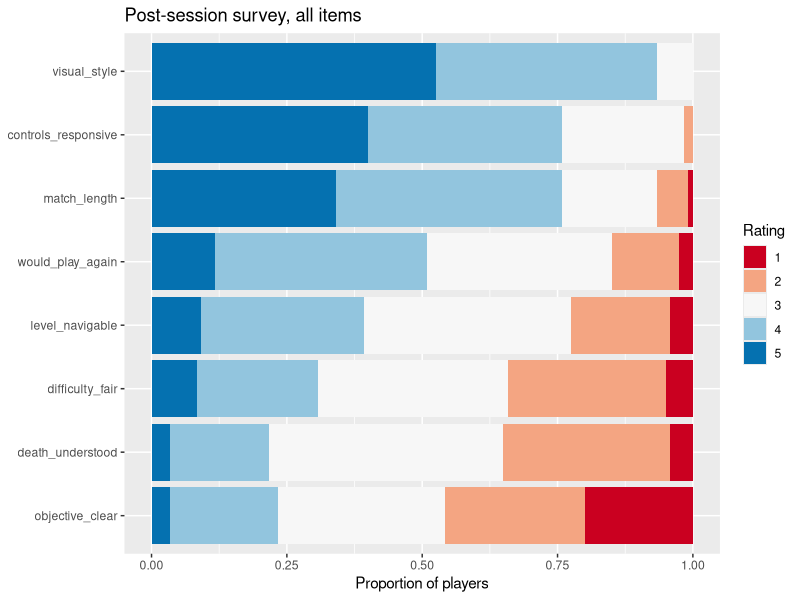

The R script that drew this image:
## ---- chunk 1
#| label: setup
#| include: false
library(readr)
library(dplyr)
library(tidyr)

sessions <- read_csv("data/tidebreak_sessions.csv", show_col_types = FALSE)
survey   <- read_csv("data/tidebreak_survey.csv", show_col_types = FALSE)

long   <- pivot_longer(survey, -session_id, names_to = "item", values_to = "rating")
joined <- left_join(long, select(sessions, session_id, build, quit_reason),
                    by = "session_id")

items <- long |>
  group_by(item) |>
  summarise(mean = mean(rating), agree = mean(rating >= 4),
            disagree = mean(rating <= 2)) |>
  arrange(mean)

by_build <- joined |>
  group_by(item, build) |>
  summarise(mean = mean(rating), .groups = "drop") |>
  pivot_wider(names_from = build, values_from = mean)

obj    <- joined[joined$item == "objective_clear", ]
obj_a  <- mean(obj$rating[obj$build == "A"])
obj_b  <- mean(obj$rating[obj$build == "B"])
obj_fr <- mean(obj$rating[obj$quit_reason == "Frustrated"])
obj_nf <- mean(obj$rating[obj$quit_reason != "Frustrated"])
item_row <- function(i) items[items$item == i, ]

themed <- sessions |>
  mutate(theme = case_when(
    grepl("lost|circles|meant to go|objective", comment) ~ "Lost or unclear",
    grepl("route|exit|signposting", comment)             ~ "Found the way",
    grepl("Died|hard", comment)                          ~ "Difficulty",
    TRUE                                                 ~ "General"
  ))
lost_a  <- sum(themed$theme == "Lost or unclear" & themed$build == "A")
lost_b  <- sum(themed$theme == "Lost or unclear" & themed$build == "B")
found_a <- sum(themed$theme == "Found the way" & themed$build == "A")
found_b <- sum(themed$theme == "Found the way" & themed$build == "B")
helped_a <- sum(sessions$comment == "The signposting helped." & sessions$build == "A")

wt <- t.test(wrong_turns ~ build, data = sessions)

stopifnot(items$item[1] == "objective_clear",
          items$item[nrow(items)] == "visual_style",
          obj_b > obj_a, obj_fr < obj_nf,
          lost_b > lost_a, found_b < found_a, helped_a > 0,
          all(themed$enjoyment[themed$theme == "Found the way"] >= 5),
          all(themed$enjoyment[themed$theme == "Lost or unclear"] < 5),
          wt$estimate[[1]] > wt$estimate[[2]],
          by_build$item[which.max(abs(by_build$B - by_build$A))] == "objective_clear")

fr_check <- table(themed$theme[themed$quit_reason == "Frustrated"])
stopifnot(names(which.max(fr_check)) == "Difficulty")
## ---- chunk 2
#| label: demo-load
library(readr)
library(dplyr)
library(tidyr)
library(ggplot2)

sessions <- read_csv("data/tidebreak_sessions.csv", show_col_types = FALSE)
survey   <- read_csv("data/tidebreak_survey.csv", show_col_types = FALSE)
dim(survey)
## ---- chunk 3
#| label: demo-pivot
long <- survey |>
  pivot_longer(-session_id, names_to = "item", values_to = "rating")

dim(long)
head(long, 3)
## ---- chunk 4
#| label: demo-items
long |>
  group_by(item) |>
  summarise(mean     = mean(rating),
            agree    = mean(rating >= 4),
            disagree = mean(rating <= 2)) |>
  arrange(mean)
## ---- chunk 5
#| label: demo-prop
round(prop.table(table(long$item, long$rating), margin = 1), 2)
## ---- chunk 6
#| label: demo-plot
#| fig-height: 4
long |>
  ggplot(aes(y = reorder(item, rating), fill = factor(rating))) +
  geom_bar(position = "fill") +
  scale_fill_brewer(palette = "RdBu") +
  labs(title = "Post-session survey, all items",
       x = "Proportion of players", y = NULL, fill = "Rating")
## ---- chunk 7
#| label: demo-join
long |>
  left_join(select(sessions, session_id, build), by = "session_id") |>
  filter(item == "objective_clear") |>
  group_by(build) |>
  summarise(n = n(), mean = mean(rating), disagree = mean(rating <= 2))
## ---- chunk 8
#| label: demo-themes
themed <- sessions |>
  mutate(theme = case_when(
    grepl("lost|circles|meant to go|objective", comment) ~ "Lost or unclear",
    grepl("route|exit|signposting", comment)             ~ "Found the way",
    grepl("Died|hard", comment)                          ~ "Difficulty",
    TRUE                                                 ~ "General"
  ))

table(themed$theme, themed$build)
## ---- chunk 9
#| label: demo-themes-enjoy
table(themed$theme, enjoyed = themed$enjoyment >= 5)
## ---- chunk 10
#| label: practice-disagree-a
disagree_a <- long |>
  left_join(select(sessions, session_id, build), by = "session_id") |>
  filter(build == "A") |>
  group_by(item) |>
  summarise(disagree = mean(rating <= 2)) |>
  arrange(desc(disagree))

head(disagree_a, 3)
## ---- chunk 11
#| label: practice-themes-frustrated
fr_themes <- table(themed$theme[themed$quit_reason == "Frustrated"])
fr_themes
